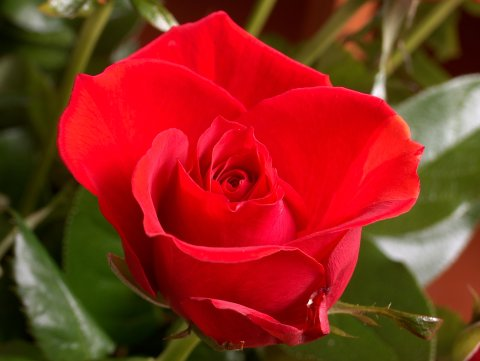
#> input picture opencv-python/img/sample1.jpg, 480 x 361 px
$ python 'salt&paper.py'
#> lines starting #> are read from the running program, lines starting #| are printed output that depends on the picture

import cv2
import numpy as np
import random
im=cv2.imread('img/sample1.jpg',1)
#> im is the input picture: shape (361, 480, 3); mean B, G, R 28.2, 43.9, 139.9
img=cv2.resize(im,(520,440))
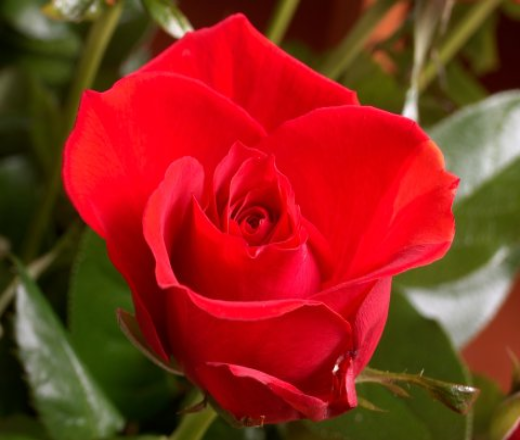
#> img: shape (440, 520, 3); mean B, G, R 28.1, 43.8, 139.8

arr=np.array(img)
h=arr.shape[0]
#> h = 440
w=arr.shape[1]
#> w = 520

x=h*w
#> x = 228800

n=random.randint(0,x)
#> n = 221360

for i in range(0,n):
    i=random.randint(0,h-1)
    j=random.randint(0,w-1)
    img[i][j]=0
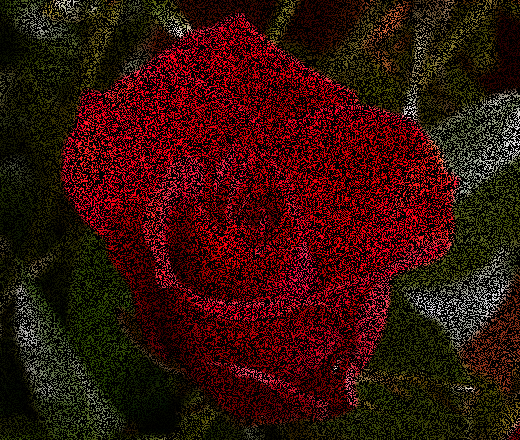
#> img: shape (440, 520, 3); mean B, G, R 10.7, 16.6, 53.1

for i in range(0,n):
    i=random.randint(0,h-1)
    j=random.randint(0,w-1)
    img[i][j]=255
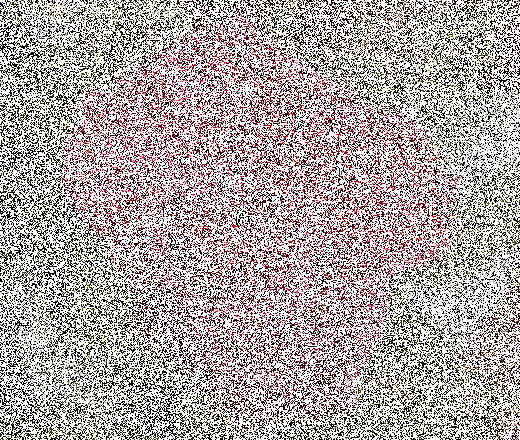
#> img: shape (440, 520, 3); mean B, G, R 162.1, 164.4, 178.2

cv2.imshow('saltandpepper',img)
cv2.waitKey(0)
cv2.destroyAllWindows()

$ run again, with opencv-python/img/horse.jpg copied over opencv-python/img/sample1.jpg
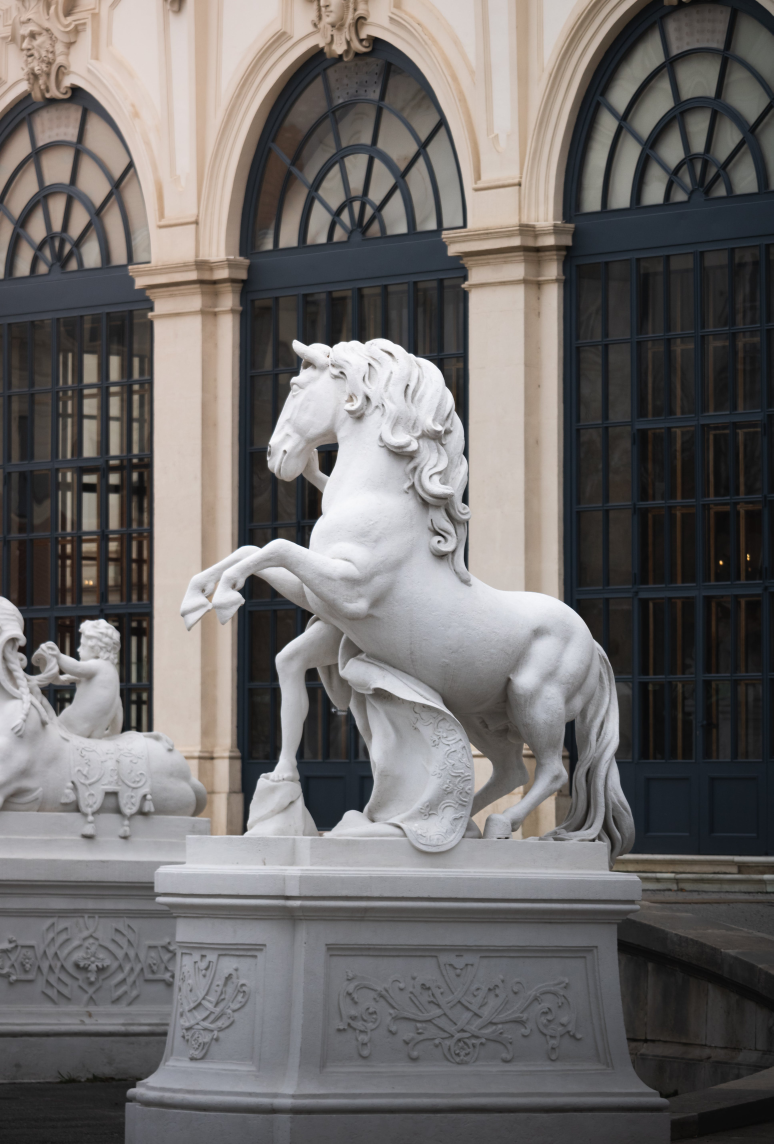
#> input picture opencv-python/img/horse.jpg, 3867 x 5718 px (shown at 1/5 size)
#> im is the input picture: shape (5718, 3867, 3); mean B, G, R 106.8, 107.5, 110.7
#> after the loop `for i in range(0,n):`:
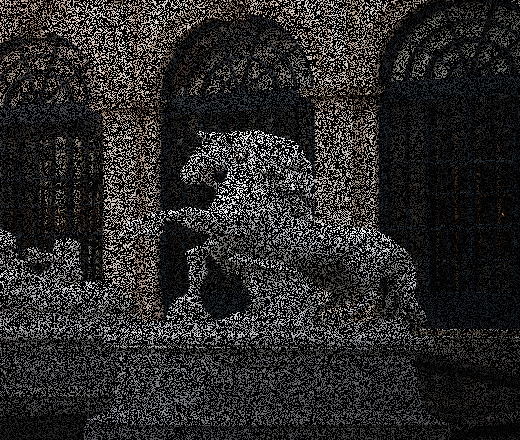
#> img: shape (440, 520, 3); mean B, G, R 40.5, 40.8, 42
#> after the loop `for i in range(0,n):`:
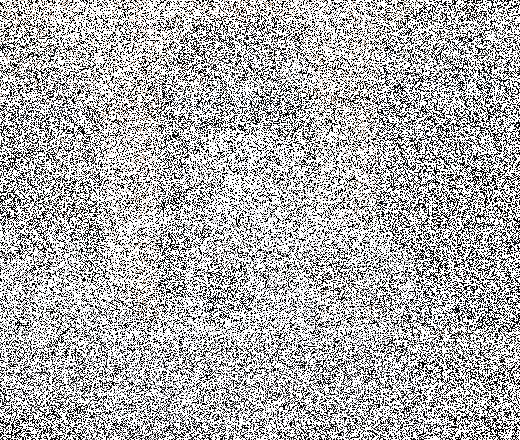
#> img: shape (440, 520, 3); mean B, G, R 173.3, 173.4, 173.9

$ run again, with opencv-python/img/paper.jpg copied over opencv-python/img/sample1.jpg
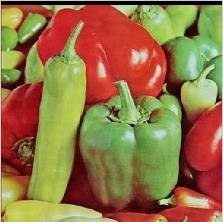
#> input picture opencv-python/img/paper.jpg, 223 x 222 px
#> im is the input picture: shape (222, 223, 3); mean B, G, R 67.6, 114.4, 147.2
#> after the loop `for i in range(0,n):`:
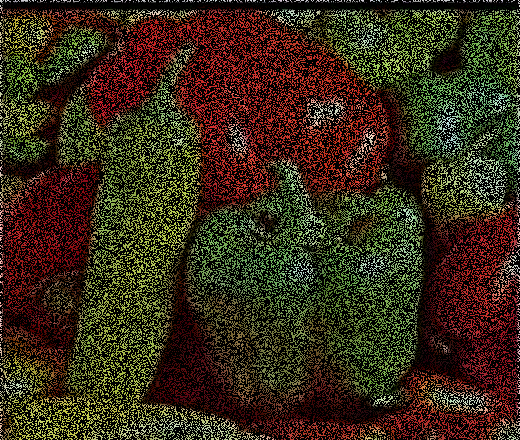
#> img: shape (440, 520, 3); mean B, G, R 25.6, 43.3, 55.8
#> after the loop `for i in range(0,n):`:
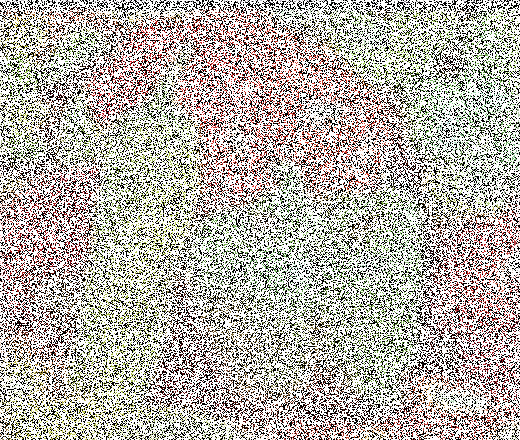
#> img: shape (440, 520, 3); mean B, G, R 167.7, 174.5, 179.2
